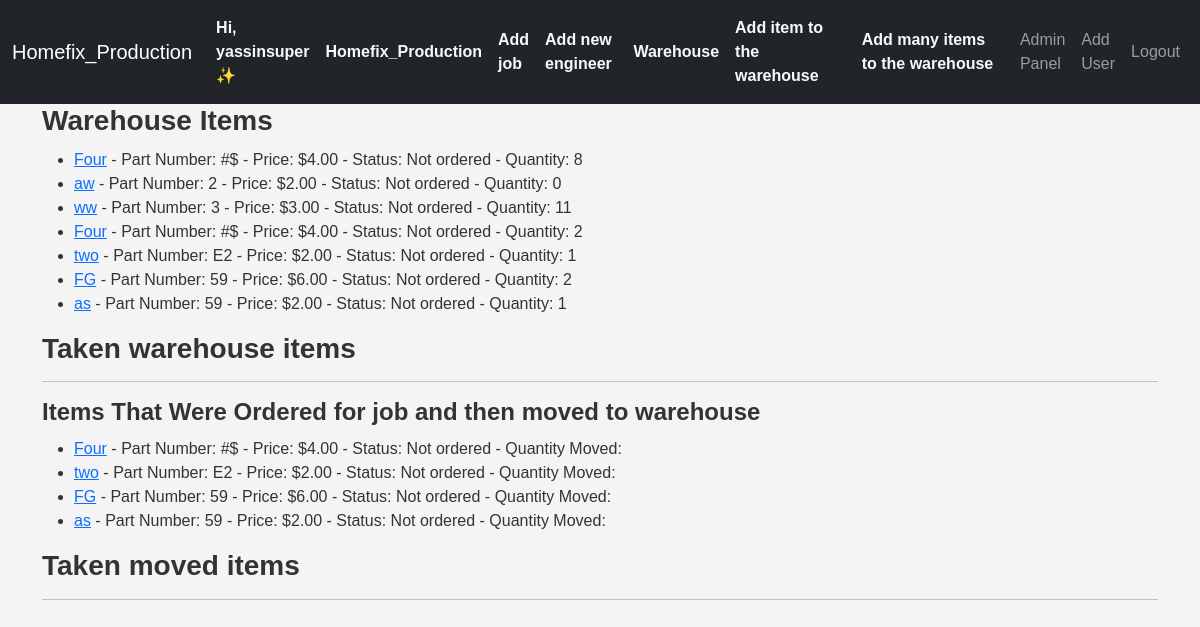
Before: /warehouse/ (signed in) with the older database file.
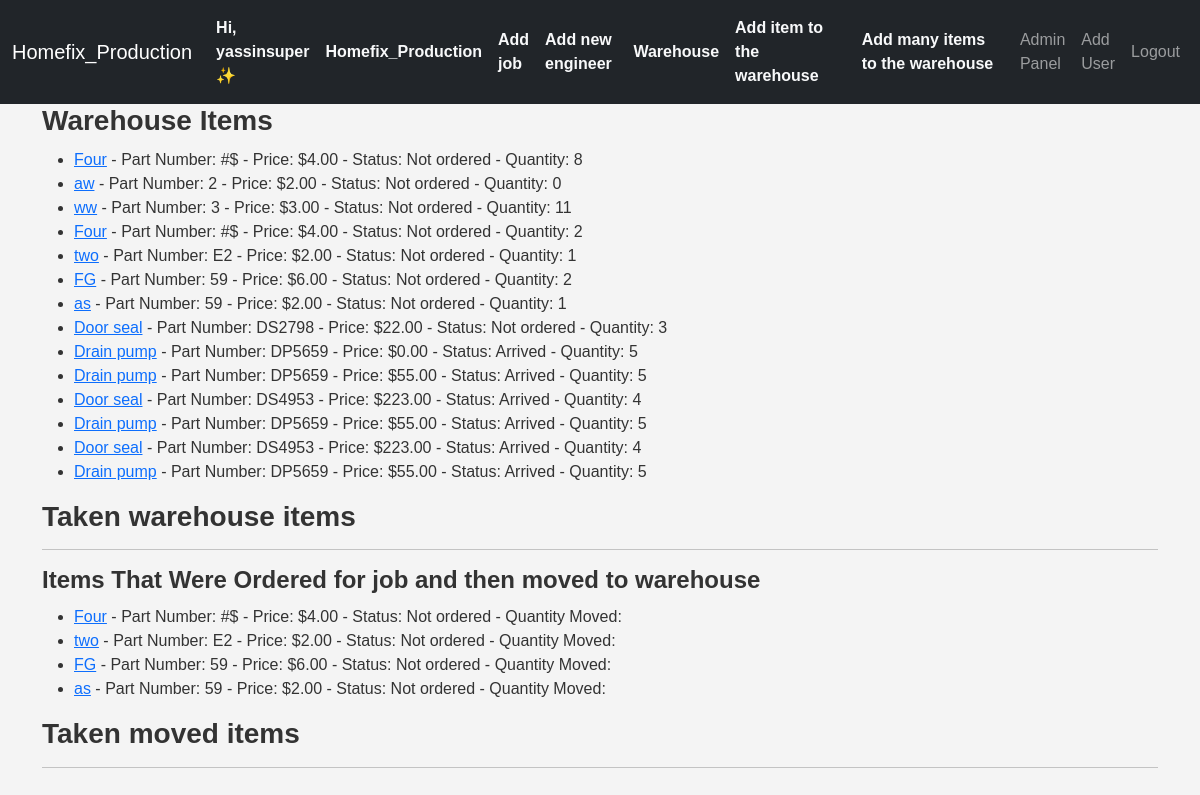
After: the same page with the newer database file.
### inventory/models.py (models this page shows, shortened)
class CustomUser(AbstractUser):
    company = models.ForeignKey(Company, on_delete=models.CASCADE, null=True, blank=True, related_name="employeees")
    email = models.EmailField(unique=True)
    username = models.CharField(max_length=90, unique=False)
    groups = models.ManyToManyField('auth.Group', related_name='users',)
    REQUIRED_FIELDS = ['username',]
    USERNAME_FIELD = 'email'
    class Meta:
        verbose_name_plural = 'users'
        ordering = ['id']

class Company(models.Model):
    owner = models.ForeignKey("inventory.CustomUser", on_delete=models.CASCADE, null=True, blank=True,related_name="company_owner")
    employees = models.ManyToManyField('CustomUser', related_name='companies')
    company_name=models.CharField(max_length=70)
    company_email = models.EmailField(max_length=100)
    address=models.TextField()
    phone=models.CharField(max_length=15)
    class Meta:
        verbose_name_plural = 'companies'
        ordering = ['company_name']

class WarehouseItem(models.Model):
    CHOICES=[
        ('ordered', 'Ordered'),
        ('arrived', 'Arrived'),
        ('not_ordered','Not ordered'),
    ]
    company=models.ForeignKey(Company,on_delete=models.CASCADE,related_name="warehouse_company_items")
    item = models.ForeignKey(Item, on_delete=models.CASCADE, related_name="warehouse_items")
    warehouse_quantity = models.PositiveSmallIntegerField(default=0)
    status=models.CharField(max_length=20,choices=CHOICES,default="not_ordered")
    is_used=models.BooleanField(default=False)
    is_moved_from_job=models.BooleanField(default=False)

class Item(models.Model):
    CHOICES=[
        ('ordered', 'Ordered'),
        ('arrived', 'Arrived'),
        ('not_ordered','Not ordered'),
    ]
    name=models.CharField(max_length=70)
    part_number=models.TextField(max_length=30)
    reference=models.TextField(blank=True,null=True,max_length=40)
    price=models.DecimalField(max_digits=10, decimal_places=2,)
    supplier=models.CharField(max_length=70)
    company=models.ForeignKey(Company,on_delete=models.CASCADE,related_name="item_company")
    added_date=models.DateTimeField(auto_now_add=True)
    added_by=models.ForeignKey(CustomUser, on_delete=models.DO_NOTHING, null=True, blank=True, related_name="added_by_user")
    required_quantity=models.PositiveSmallIntegerField(default=0)
    arrived_quantity=models.PositiveSmallIntegerField(default=0)
    notes=models.TextField(null=True, blank=True)

### inventory/views.py (the view)
# urls.py: path('warehouse/',views.warehouse,name='warehouse'),
def warehouse(request):
    warehouse_items=WarehouseItem.objects.filter(company=request.user.company)
    moved_items=WarehouseItem.objects.filter(is_moved_from_job=True ,company=request.user.company)
    used_warehouse_items=WarehouseItem.objects.filter(company=request.user.company,is_used=True)
    used_moved_items=WarehouseItem.objects.filter(is_moved_from_job=True ,company=request.user.company,is_used=True)
    return render(request,'inventory/warehouse.html',{'warehouse_items':warehouse_items,'moved_items':moved_items,'used_warehouse_items':used_warehouse_items,'used_moved_items':used_moved_items})

### inventory/templatetags/custom_tags.py (called while the page is built)
@register.filter
def is_admin(user):
    if user.groups.filter(name='Admin').exists() or user.company.owner==user:
        return True
    return False

@register.filter
def is_owner(user):
    if user.is_authenticated and user.company.owner==user:
        return True
    return False

### templates/inventory/warehouse.html (shortened to what this page needs)
{% extends 'inventory/base.html' %}
{% load static %}
{% load custom_tags %}
{% block body %}
  <h3>Warehouse Items</h3>
  {% if warehouse_items %}
    <ul>
      {% for item in warehouse_items %}
        <li>
          <a href="{% url 'update_warehouse_item' item.id %}">{{ item.item.name }}</a> - Part Number: {{ item.item.part_number }} - Price: ${{ item.item.price }} - Status: {{ item.get_status_display }} - Quantity: {{ item.warehouse_quantity }}
        </li>
      {% endfor %}
    </ul>
  {% else %}
    <p>No items in the warehouse.</p>
  {% endif %}
  <h3>Taken warehouse items</h3>
  <hr />
  <h4>Items That Were Ordered for job and then moved to warehouse</h4>
  {% if moved_items %}
    <ul>
      {% for item in moved_items %}
        <li>
          <a href="{% url 'update_warehouse_item' item.id %}">{{ item.item.name }}</a> - Part Number: {{ item.item.part_number }} - Price: ${{ item.item.price }} - Status: {{ item.get_status_display }} - Quantity Moved: {{ item.quantity_moved }}
        </li>
      {% endfor %}
    </ul>
  {% else %}
    <p>No items have been moved for jobs.</p>
  {% endif %}
  <h3>Taken moved items</h3>
  <hr />
{% endblock %}

### templates/inventory/base.html (shortened to what this page needs)
{% load static %}
{% load custom_tags %}
<!DOCTYPE html>
<html lang="en">
  <head>
    <link href="https://cdn.jsdelivr.net/npm/bootstrap@5.3.3/dist/css/bootstrap.min.css" rel="stylesheet" />
    <link rel="stylesheet" href="{% static 'css/style.css' %}" />
  </head>
  <body>
    {% if request.user.is_authenticated %}
      <nav class="navbar navbar-expand-lg navbar-dark bg-dark">
        <div class="container-fluid">
          <a class="navbar-brand" href="{% url 'inventory' %}">{{ request.user.company.company_name }}</a>
          <div class="collapse navbar-collapse" id="navbarNav">
            <ul class="navbar-nav ms-auto align-items-center">
              <li class="nav-item">
                <a class="nav-link fw-bold text-light" href="{% url 'update_user' request.user.id %}">
                  {% if request.user|is_owner %}
                    Hi, {{ request.user.username }} ✨
                  {% else %}
                    {% if request.user|is_admin %}
                      {{ request.user.username }}👔 <small>Admin</small>
                    {% else %}
                      {{ request.user.username }}👔 <small>Employee</small>
                    {% endif %}
                  {% endif %}
                </a>
              </li>
              {% if request.user.company %}
                {% if request.user|is_owner %}
                  <li class="nav-item">
                    <a class="nav-link fw-bold text-light" href="{% url 'update_company' %}">{{ request.user.company.company_name }}</a>
                  </li>
                {% else %}
                  <li class="nav-item">
                    <a class="nav-link fw-bold text-light" href="{% url 'update_company' %}">{{ request.user.company.company_name }}</a>
                  </li>
                {% endif %}
              {% endif %}
              <li class="nav-item">
                <a class="nav-link fw-bold text-light" href="{% url 'create_job' %}">Add job</a>
              </li>
              <li class="nav-item">
                <a class="nav-link fw-bold text-light" href="{% url 'add_eng' %}">Add new engineer</a>
              </li>
              <li class="nav-item">
                <a class="nav-link fw-bold text-light" href="{% url 'warehouse' %}">Warehouse</a>
              </li>
              <li class="nav-item">
                <a class="nav-link fw-bold text-light" href="{% url 'item_add' True %}">Add item to the warehouse</a>
              </li>
              <li class="nav-item">
                <a class="nav-link fw-bold text-light" href="{% url 'batch_entry' %}">Add many items to the warehouse</a>
              </li>
              {% if request.user|is_admin %}
                <li class="nav-item">
                  <a class="nav-link" href="{% url 'admin_panel' %}">Admin Panel</a>
                </li>
                <li class="nav-item">
                  <a class="nav-link" href="{% url 'register' %}">Add User</a>
                </li>
              {% endif %}
              <li class="nav-item">
                <a class="nav-link" href="{% url 'logout' %}">Logout</a>
              </li>
            </ul>
          </div>
        </div>
      </nav>
    {% endif %}
    <div class="container content">
      {% block body %}
      {% endblock %}
    </div>
  </body>
</html>

### stock/static/css/style.css (style rules this page uses)
body { font-family: Arial, sans-serif; background: #f4f4f4; margin: 0; padding: 0; color: #333; }
h2, h3, h4 { font-weight: 600; margin-bottom: 10px; }

Changed rows visible on the page:
added WarehouseItem: item.name "Door seal", item.part_number "DS2798", item.price "22.00", status "Not ordered", warehouse_quantity "3", shown under "Warehouse Items"
added WarehouseItem: item.name "Drain pump", item.part_number "DP5659", item.price "0.00", status "Arrived", warehouse_quantity "5", shown under "Warehouse Items"
added WarehouseItem: item.name "Drain pump", item.part_number "DP5659", item.price "55.00", status "Arrived", warehouse_quantity "5", shown under "Warehouse Items"
added WarehouseItem: item.name "Door seal", item.part_number "DS4953", item.price "223.00", status "Arrived", warehouse_quantity "4", shown under "Warehouse Items"
added WarehouseItem: item.name "Drain pump", item.part_number "DP5659", item.price "55.00", status "Arrived", warehouse_quantity "5", shown under "Warehouse Items"
added WarehouseItem: item.name "Door seal", item.part_number "DS4953", item.price "223.00", status "Arrived", warehouse_quantity "4", shown under "Warehouse Items"
added WarehouseItem: item.name "Drain pump", item.part_number "DP5659", item.price "55.00", status "Arrived", warehouse_quantity "5", shown under "Warehouse Items"
